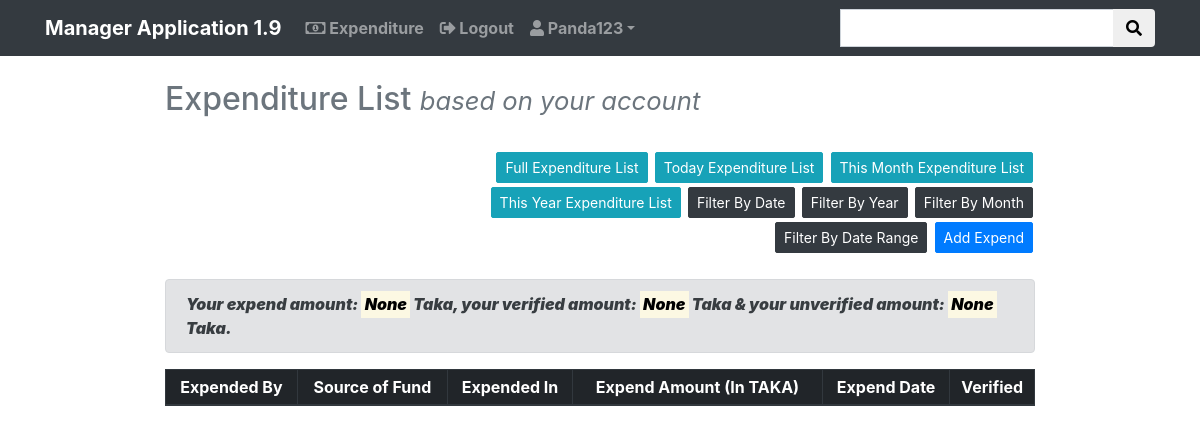
/expenditure/ (signed in), run on an earlier commit of the app's database.
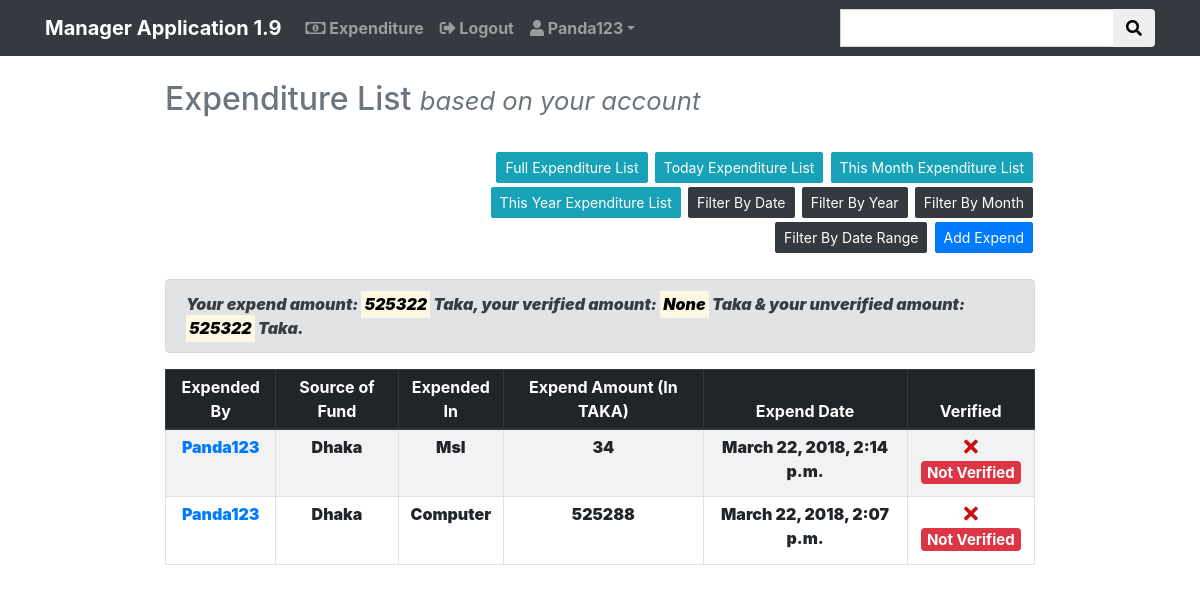
And on a later commit of the database.
### expend/models.py (models this page shows, shortened)
class Expend(models.Model):
    select = (
        ('yes', 'yes'),
        ('no', 'no')
    )
    by_user = models.CharField(max_length=255, blank=False, unique=False, null=True)
    added_date = models.DateTimeField(auto_now_add=True)
    updated_date = models.DateTimeField(auto_now=True)
    source_fund = models.CharField(max_length=255)
    source_amount = models.PositiveIntegerField()
    expend_in = models.CharField(max_length=255)
    expend_amount = models.PositiveIntegerField()
    description = models.TextField(blank=True)
    verified = models.CharField(choices=select, max_length=255, default='no')
    def get_absolute_url(self):
        return reverse('expenditure:expend_detail', kwargs={'pk': self.pk})

### expend/views.py (the view)
# urls.py: path('', login_required(views.ExpendListView.as_view()),
class ExpendListView(ListView):
    model = models.Expend
    template_name = 'expend/expend_list.html'
    ordering = ['-added_date']
    context_object_name = 'filter_date'
    def get_context_data(self, **kwargs):
        context = super().get_context_data(**kwargs)
        context['filter_date_user'] = models.Expend.objects.filter(
            by_user__exact=self.request.user.username).order_by('-added_date')
        context['sum_user_expend_amount'] = models.Expend.objects.filter(
            by_user__exact=self.request.user.username).aggregate(
            Sum('expend_amount')).get('expend_amount__sum', 0.00)
        context['sum_user_expend_amount_verified'] = models.Expend.objects.filter(
            by_user__exact=self.request.user.username,
            verified__exact='yes').aggregate(Sum('expend_amount')).get('expend_amount__sum', 0.00)
        context['sum_user_expend_amount_unverified'] = models.Expend.objects.filter(
            by_user__exact=self.request.user.username,
            verified__exact='no').aggregate(
            Sum('expend_amount')).get('expend_amount__sum', 0.00)
        context['sum_expend_amount'] = models.Expend.objects.aggregate(Sum('expend_amount')).get('expend_amount__sum', 0.00)
        context['sum_expend_amount_verified'] = models.Expend.objects.filter(verified__exact='yes').aggregate(
            Sum('expend_amount')).get('expend_amount__sum', 0.00)
        context['sum_expend_amount_unverified'] = models.Expend.objects.filter(verified__exact='no').aggregate(
            Sum('expend_amount')).get('expend_amount__sum', 0.00)
        return context

### expend/templates/expend/expend_list.html (shortened to what this page needs)
{% extends 'base.html' %}
{% block content %}
{% now "Y" as current_year %}
{% now "m" as current_month %}
<div class="container-fluid">
    <div class="row justify-content-center">
        <div class="col-md-9">
            <h2 class="text-muted">Expenditure List {% if filter_by_time %}<small><mark>{{ filter_by_time }}</mark></small>{% endif %} <small class="d-print-none"><i>based on your account</i></small></h2>
            <br>
            <div class="row">
                {% if form %}
                {% load bootstrap4 %}
                {% endif %}
                <div class="col-md-8 ml-auto text-right">
                    <a type="submit" class="btn btn-sm btn-info d-print-none btn-mar" href="{% url 'expenditure:expend' %}">Full Expenditure List</a>
                    <a type="submit" class="btn btn-sm btn-info d-print-none btn-mar" href="{% url 'expenditure:expend_by_today' %}">Today Expenditure List</a>
                    <a type="submit" class="btn btn-sm btn-info d-print-none btn-mar" href="{% url 'expenditure:expend_by_month' year=current_year month=current_month %}">This Month Expenditure List</a>
                    <a type="submit" class="btn btn-sm btn-info d-print-none btn-mar" href="{% url 'expenditure:expend_by_year' year=current_year %}">This Year Expenditure List</a>
                    <a type="submit" class="btn btn-sm btn-dark d-print-none btn-mar" href="{% url 'expenditure:expend_filter_date' %}">Filter By Date</a>
                    <a type="submit" class="btn btn-sm btn-dark d-print-none btn-mar" href="{% url 'expenditure:expend_filter_year' %}">Filter By Year</a>
                    <a type="submit" class="btn btn-sm btn-dark d-print-none btn-mar" href="{% url 'expenditure:expend_filter_month' %}">Filter By Month</a>
                    <a type="submit" class="btn btn-sm btn-dark d-print-none btn-mar" href="{% url 'expenditure:expend_filter_range' %}">Filter By Date Range</a>
                    <a type="submit" class="btn btn-sm btn-primary d-print-none btn-mar" href="{% url 'expenditure:expend_create' %}">Add Expend</a>
                </div>
            </div>
            <br>
            <div class="alert alert-secondary">
                {% if request.user.is_authenticated and request.user.is_superuser %}
                <i><b>Your expend amount: <mark>{{ sum_user_expend_amount }}</mark> Taka &
                    Full expend amount: <mark>{{ sum_expend_amount }}</mark> Taka,
                    your verified amount: <mark>{{ sum_user_expend_amount_verified }}</mark> Taka,
                    your unverified amount: <mark>{{ sum_user_expend_amount_unverified }}</mark> Taka &
                    full verified amount: <mark>{{ sum_expend_amount_verified }}</mark> Taka,
                    full unverified amount: <mark>{{ sum_expend_amount_unverified }}</mark> Taka.</b></i>
                {% else %}
                    <i><b>Your expend amount: <mark>{{ sum_user_expend_amount }}</mark> Taka,
                        your verified amount: <mark>{{ sum_user_expend_amount_verified }}</mark> Taka &
                        your unverified amount: <mark>{{ sum_user_expend_amount_unverified }}</mark> Taka.</b></i>
                {% endif %}
            </div>
            <table class="table table-striped table-hover table-responsive-xl table-responsive-lg table-responsive-md table-responsive-sm table-bordered table-sm text-center">
                {% if request.user.is_authenticated and request.user.is_superuser %}
                <thead class="thead-dark">
                    <tr>
                        <th>Expended By</th>
                        <th>Source of Fund</th>
                        <th>Expended In</th>
                        <th>Expend Amount (In TAKA)</th>
                        <th>Expend Date</th>
                        <th class="d-print-none">Action</th>
                        <th>Verified</th>
                    </tr>
                </thead>
                {% else %}
                <thead class="thead-dark">
                    <tr>
                        <th>Expended By</th>
                        <th>Source of Fund</th>
                        <th>Expended In</th>
                        <th>Expend Amount (In TAKA)</th>
                        <th>Expend Date</th>
                        <th>Verified</th>
                    </tr>
                </thead>
                {% endif %}
                {% if request.user.is_authenticated and request.user.is_superuser %}
                {% for expend in filter_date %}
                    <tr>
                        <td><a href="{{ expend.get_absolute_url }}">{{ expend.by_user|title }}</a></td>
                        <td>{{ expend.source_fund|title }}</td>
                        <td>{{ expend.expend_in|title }}</td>
                        <td>{{ expend.expend_amount }}</td>
                        <td>{{ expend.added_date }}</td>
                        <td class="d-print-none"><a class="btn btn-sm btn-outline-danger" href="{% url 'expenditure:expend_delete' pk=expend.pk %}">Delete</a></td>
                        <th>{% if expend.verified == 'no' %}<h5><i class="fas fa-times d-print-none" style="color:#c91218"></i> <span class="badge badge-danger">Not Verified</span></h5>
                            {% else %}<h5><i class="fas fa-calendar-check d-print-none" style="color:#13c44b"></i> <span class="badge badge-success">Verified</span></h5>{% endif %}</th>
                    </tr>
                {% endfor %}
                {% else %}
                {% for expend in filter_date_user %}
                    <tr>
                        <td><a href="{{ expend.get_absolute_url }}">{{ expend.by_user|title }}</a></td>
                        <td>{{ expend.source_fund|title }}</td>
                        <td>{{ expend.expend_in|title }}</td>
                        <td>{{ expend.expend_amount }}</td>
                        <td>{{ expend.added_date }}</td>
                        <th>{% if expend.verified == 'no' %}<h5><i class="fas fa-times d-print-none" style="color:#c91218"></i> <span class="badge badge-danger">Not Verified</span></h5>
                            {% else %}<h5><i class="fas fa-calendar-check d-print-none" style="color:#13c44b"></i> <span class="badge badge-success">Verified</span></h5>{% endif %}</th>
                    </tr>
                {% endfor %}
                {% endif %}
            </table>
        </div>
    </div>
</div>
{% endblock %}

### templates/base.html (shortened to what this page needs)
<!DOCTYPE html>
{% load staticfiles %}
<html lang="en">
<head>
    <link rel="stylesheet" href="https://use.fontawesome.com/releases/v5.0.8/css/all.css">
    <link rel="stylesheet" href="https://maxcdn.bootstrapcdn.com/bootstrap/4.0.0/css/bootstrap.min.css">
</head>
<body>
    <nav class="navbar navbar-expand-sm navbar-dark bg-dark">
        <div class="container">
            <a class="navbar-brand" href="{% url 'account:home' %}"><b>Manager Application 1.9</b></a>
            <div class="collapse navbar-collapse" id="navbarNavDropdown">
                <ul class="navbar-nav mr-auto">
                    {% if request.user.is_authenticated %}
                        <li class="nav-item">
                            <b><a class="nav-link" href="{% url 'expenditure:expend' %}"><i class="far fa-money-bill-alt"></i> Expenditure</a></b>
                        </li>
                        <li class="nav-item">
                            <b><a class="nav-link" href="{% url 'account:logout' %}"><i class="fas fa-sign-out-alt"></i> Logout</a></b>
                        </li>
                        <li class="nav-item dropdown">
                            <a  class="nav-link dropdown-toggle" id="navbarDropdownMenuLink" data-toggle="dropdown" aria-haspopup="true" aria-expanded="false" href="#"><b><i class="fas fa-user"></i> {{ request.user.username|title }}<b></a>
                        </li>
                    {% else %}
                        <li class="nav-item">
                            <b><a class="nav-link" href="{% url 'account:login' %}">Login</a></b>
                        </li>
                    {% endif %}
                </ul>
                <form method="get" class="form-inline" action="{% url 'expenditure:search' %}">
                    <div class="input-group">
                      <input type="text" class="form-control" name="search" value="{{ query_string }}">
                      <div class="input-group-append">
                        <button class="btn" type="submit"><i class="fas fa-search"></i></button>
                      </div>
                    </div>
                </form>
            </div>
        </div>
    </nav>
{% block header %}
<br/>
{% endblock %}
{% block content %}{% endblock %}
{% block footer %}
<br/>
{% endblock %}
</body>
</html>

### templates/base.html (style rules this page uses)
.btn-mar { margin:2px;border-radius:2px; }
.form-control { border-radius:0px; }

What changed in the data, as far as the page shows it:
added Expend: by_user "Panda123", source_fund "Dhaka", expend_in "Msl", expend_amount "34", added_date "March 22, 2018, 2:14 p.m.", verified "no" (drawn)
added Expend: by_user "Panda123", source_fund "Dhaka", expend_in "Computer", expend_amount "525288", added_date "March 22, 2018, 2:07 p.m.", verified "no" (drawn)
Also different on the page:
{{ sum_user_expend_amount }}: "None" → "525322"
{{ sum_user_expend_amount_unverified }}: "None" → "525322"
